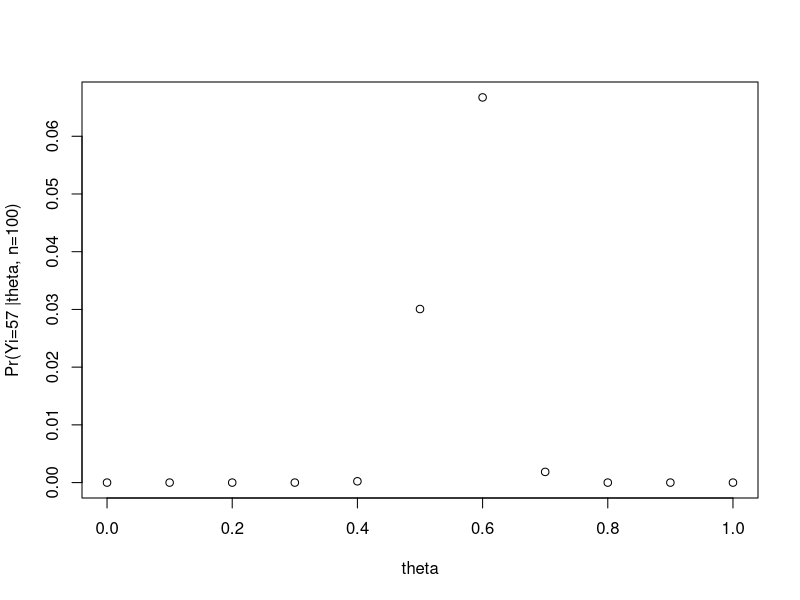
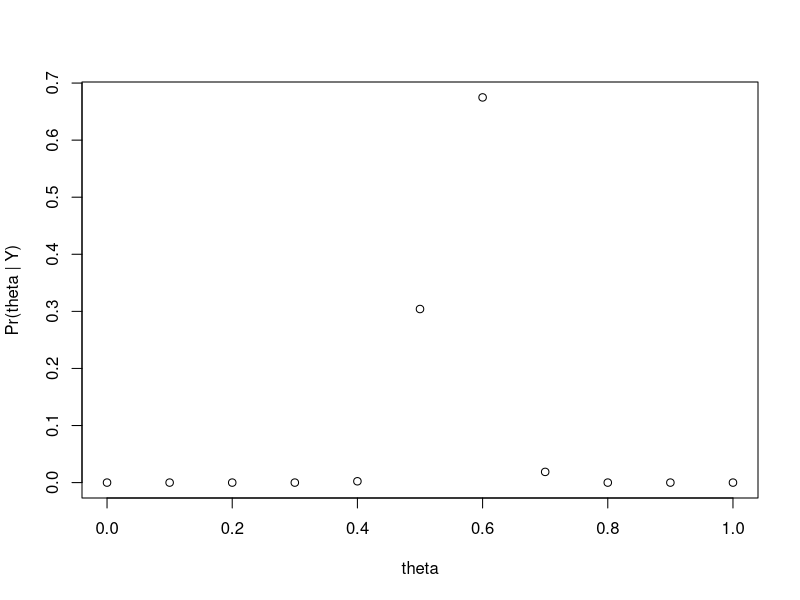
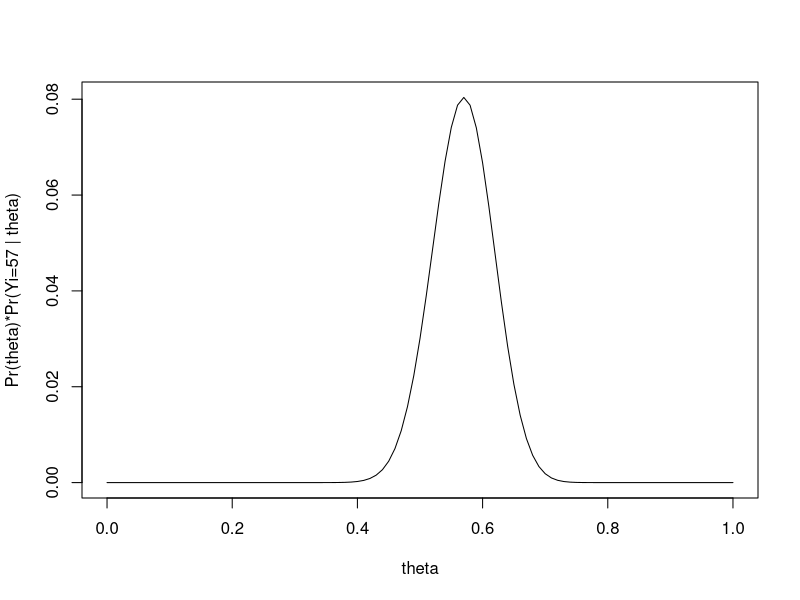
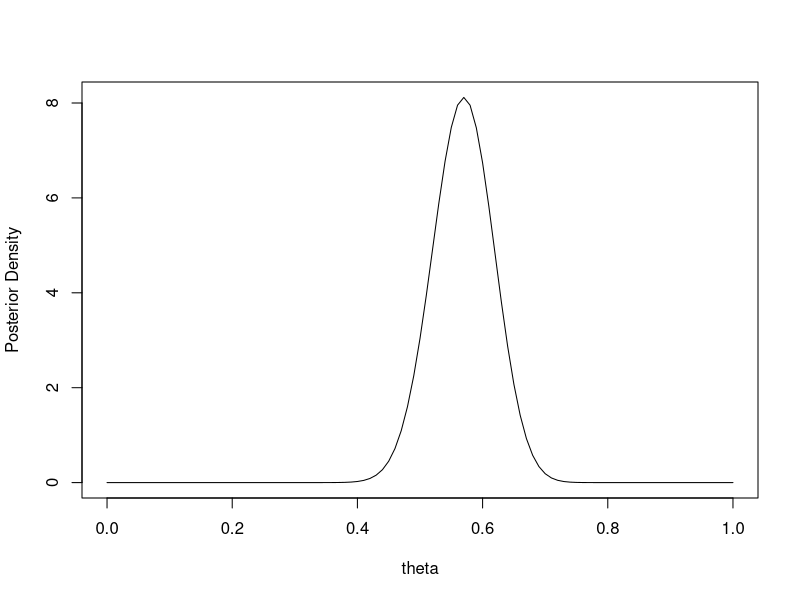
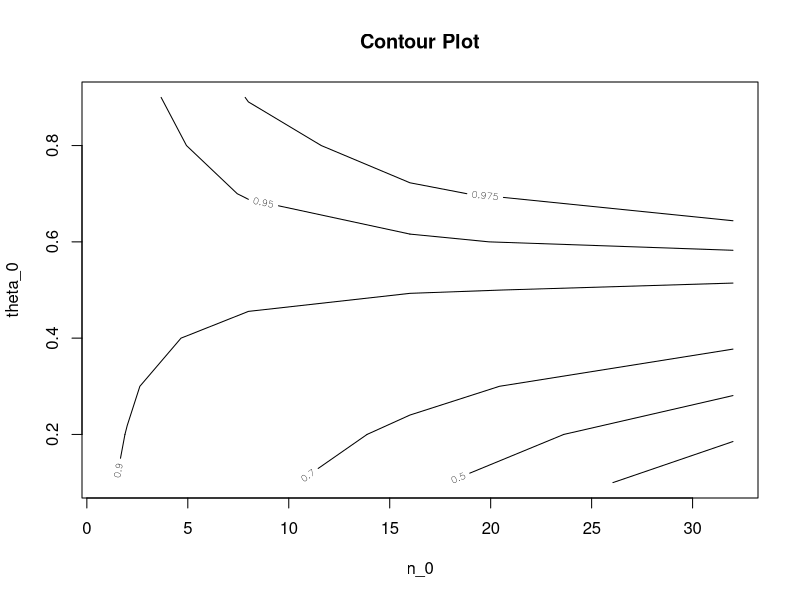

The R source for these figures, in order:
## ---- chunk 1
knitr::opts_chunk$set(echo = TRUE)
## ---- chunk 2
theta <- seq(0,1,by=0.1)
prob <- choose(100,57)*(theta^57)*(1-theta)^(100-57)
plot(theta, prob,ylab="Pr(Yi=57 |theta, n=100)",xlab="theta")
## ---- chunk 3
prior <- 1/11
prob <- (choose(100,57)*(theta^57)*(1-theta)^43)
p_y <- sum(prob*1/11)
posterior <- (prob*1/11)/p_y
plot(theta,posterior,xlab="theta",ylab="Pr(theta | Y)")
## ---- chunk 4
theta_2 <- seq(0,1,by=0.01)
prior_2 <- 1
prob <- (choose(100,57)*(theta_2^57)*(1-theta_2)^43)
posterior_2 <- prob*prior_2
plot(theta_2,posterior_2,type="l",xlab="theta",ylab="Pr(theta)*Pr(Yi=57 | theta)")
## ---- chunk 5
theta_2 <- seq(0,1,by=0.01)
posterior_3 <- dbeta(theta_2,1+57,1+100-57)
plot(theta_2,posterior_3,type="l",xlab = "theta",ylab = "Posterior Density")
## ---- chunk 6
theta_0 <- seq(0.1,0.9,by=0.1)
n_0 <- c(1,2,8,16,32)
lst <- matrix(0,length(n_0),length(theta_0))
# create a matrix with length of n_0 and theta_0
for (i in 1:length(n_0)){
  for (j in 1:length(theta_0)){
    a = theta_0[j]*n_0[i]
    b = (1-theta_0[j])*n_0[i]
    # a=theta_0*n_0, b=(1-theta_0)*n_0
    n=100
    y=57
    lst[i,j] <- 1-pbeta(.5,a+y,b+n-y)
    # y follows binomial distribution with prior beta distribution of theta
    # The posterior follows Beta(a+y,b+n-y)
    # 1-pbeta(0.5,a+y, b+n-y) gives you Pr(θ > 0.5|Y=57)
    # And we store each value into the matrix we created
  }
}
#lst
#contour plot
contour(n_0,theta_0,lst,main="Contour Plot",xlab="n_0", ylab="theta_0",
        level=c(0.975,0.95,0.9,0.7,0.5,0.3,0.1))
